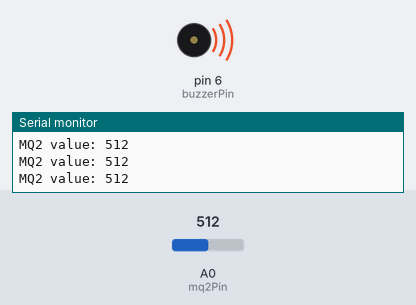
This sketch was run on a simulated Arduino Uno, built with avr-gcc and run on an emulated ATmega328P. Parts: buzzer (waves = sounding), the last lines printed to the serial monitor. Inputs (shaded band) come from the test bench; at power-on: A0 (mq2Pin) = 512.

Above: at 1.2 s.
1.3 s: A0 (mq2Pin) set to 410
2.8 s: A0 (mq2Pin) set to 383
At 3.1 s:
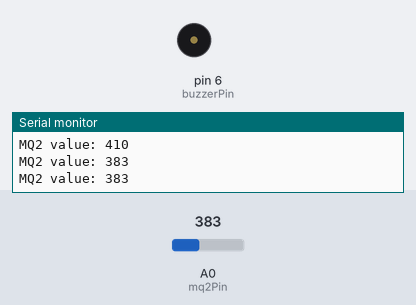
4.3 s: A0 (mq2Pin) set to 511
At 5.6 s:
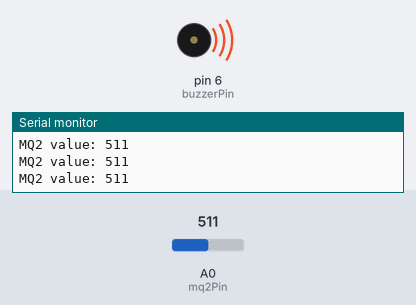
5.9 s: A0 (mq2Pin) set to 390
At 7.0 s:
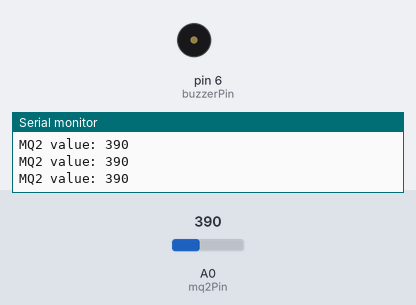
Timing chart, 0 to 8.5 s (numbered marks = the images above; inputs shaded):
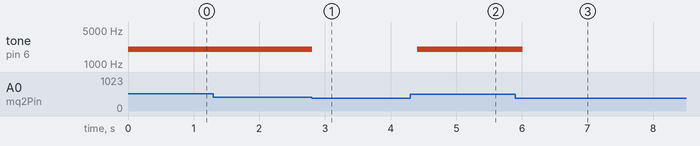

The sketch:

5.1.ino
```cpp
const int mq2Pin = A0;
const int buzzerPin = 6;

int threshold = 400;   // Adjust after calibration

void setup() {
  pinMode(buzzerPin, OUTPUT);
  Serial.begin(9600);
}

void loop() {
  int sensorValue = analogRead(mq2Pin);

  Serial.print("MQ2 value: ");
  Serial.println(sensorValue);

  if (sensorValue > threshold) {
    tone(buzzerPin, 2000);   // 2 kHz alarm tone
  } else {
    noTone(buzzerPin);
  }

  delay(200);
}
```

Measured:
- the behaviour switches between 401 and 400 on A0 (mq2Pin) (found by bisection; images 0 and 1)
- after the input at 2.8 s, tone on pin 6 (buzzerPin): 2000 Hz → silent at once
- after the input at 4.3 s, tone on pin 6 (buzzerPin): silent → 2000 Hz after 0.11 s
- after the input at 5.9 s, tone on pin 6 (buzzerPin): 2000 Hz → silent after 0.11 s
